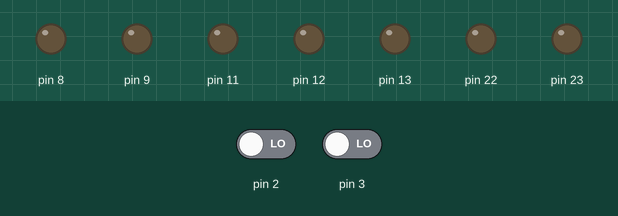
This sketch was run on a simulated Arduino Uno, built with avr-gcc and run on an emulated ATmega328P. On the bench: output pins drawn as LEDs (lit = HIGH). Inputs (shaded band) come from the test bench; at power-on: pin 2 LOW, pin 3 LOW.

Above: at 0.8 s.
0.9 s: pin 2 driven HIGH
At 2.0 s:
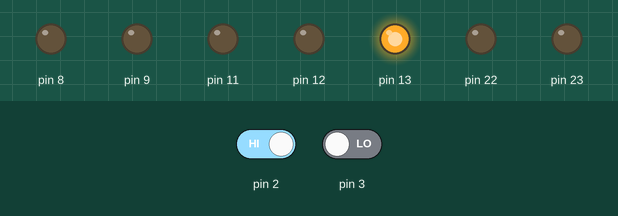
Timing chart, 0 to 3.9 s (numbered marks = the images above; inputs shaded):
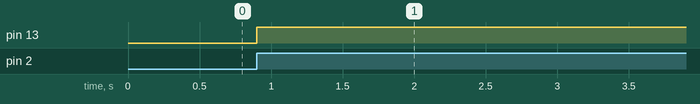

The sketch:

Challenge_2-Tact_Switches.ino
```cpp
#include <avr/io.h>
#include <util/delay.h>
#define checkbit(x,y) ((x) & (y))
#define bitn(p) (0x01 << (p))
int main(void)
{
  DDRB = 0xFB;
  while(1)
  {
  if(checkbit(PIND,bitn(2)))
    {
      PORTB = 0b00100000;
      _delay_ms(1000);
    }
  if(checkbit(PIND,bitn(3)))
    {
      PORTD = 0b00000000;
      _delay_ms(1000);
    }
  }
}
```

Measured:
- after the input at 0.9 s, pin 13: LOW → HIGH at once
